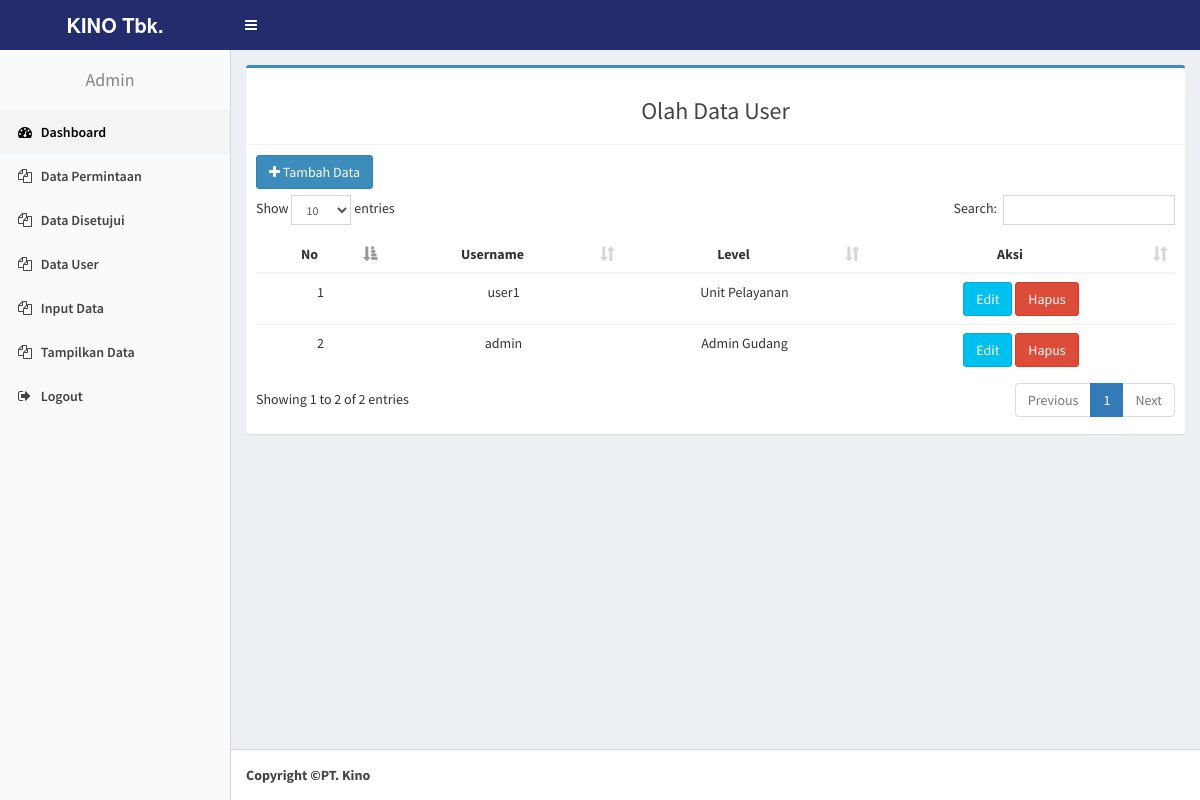
The page /admin_gudang/index.php?p=user on the database its author committed.
### tables this page shows
CREATE TABLE `user` (
  `id_user` int(11) NOT NULL,
  `username` varchar(20) NOT NULL,
  `password` varchar(255) NOT NULL,
  `level` enum('unit_pelayanan','admin_gudang','asisten_manajer') NOT NULL
);

### admin_gudang/user.php (the view, shortened to what this page needs)
<?php
      include "../fungsi/koneksi.php";
	$query = mysqli_query($koneksi, "SELECT * FROM user");
?>
<section class="content">
	<div class="row">
		<div class="col-sm-12">
			 <div class="box box-primary">
                <div class="box-header with-border">
                    <h3 class="text-center">Olah Data User</h3>
                </div>
                <div class="box-body">
               <div class="row">
                    <div class="col-md-2">
                        <a href="index.php?p=tambahuser" class=" btn btn-primary"><i class="fa fa-plus"></i> Tambah Data</a>
                    </div>
                    <br><br>
                </div>
                	<div class="table-responsive">
                		<table class="table text-center" id="user">
                			<thead  >
	                			<tr>
	                				<th>No</th>
	                				<th>Username</th>
	                				<th>Level</th>
	                				<th>Aksi</th>
	                			</tr>
                			</thead>
                			<tbody>
                				<tr>
                					<?php
                						$no =1 ;
                						if (mysqli_num_rows($query)) {
                							while($row=mysqli_fetch_assoc($query)):
                					 ?>
                						<td> <?= $no; ?> </td>
                						<td> <?= $row['username']; ?> </td>
                						<td> <?php  if($row['level'] == "unit_pelayanan") echo "Unit Pelayanan"; ?>
                                             <?php  if($row['level'] == "admin_gudang") echo "Admin Gudang"; ?>
                                        </td>
                                         <td>
                                            <a href="?p=user&aksi=edit&id=<?= $row['id_user']; ?>"><span data-placement='top' data-toggle='tooltip' title='Edit'><button  class="btn btn-info">Edit</button></span></a>
                                            <a href="?p=user&aksi=hapus&id=<?= $row['id_user']; ?>"><span data-placement='top' data-toggle='tooltip' title='Hapus'><button  class="btn btn-danger" onclick="return confirm('Yakin ingin menghapus?')">Hapus</button></span></a>
                                        </td>
                				</tr>
                			<?php $no++; endwhile; } ?>
                			</tbody>
                		</table>
                	</div>
                </div>
            </div>
		</div>
	</div>
</section>

### rows shown on the page
user: username "user1", level "Unit Pelayanan"
user: username "admin", level "Admin Gudang"
